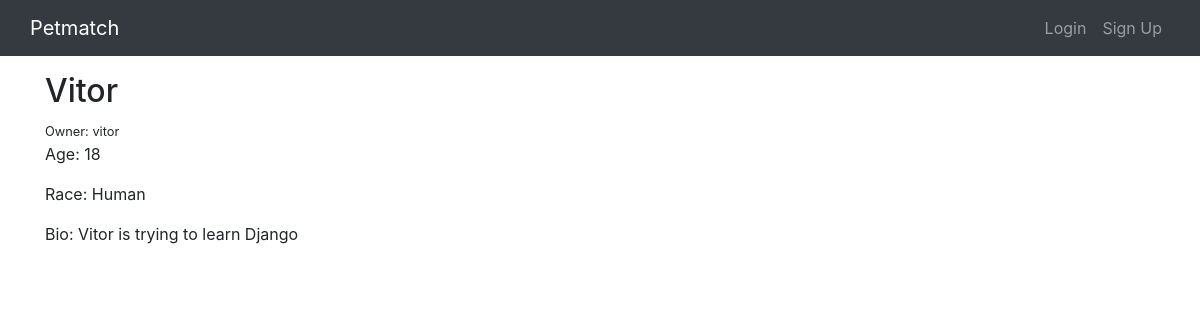
Screenshot of /pet/2 with the database file from the repository.
### petmatchapp/models.py (models this page shows, shortened)
class PetProfile(models.Model):
    name = models.CharField(max_length=30)
    author = models.ForeignKey(User, on_delete=models.CASCADE)
    age = models.IntegerField()
    race = models.CharField(max_length=30)
    bio = models.TextField()

### petmatchapp/views.py (the view)
# urls.py: path("pet/<int:pk>", views.PetDetailView.as_view(), name="pet_detail"),
class PetDetailView(DetailView):
    model = PetProfile
    template_name = "pet_details.html"
    context_object_name = 'PetProfile'

### templates/pet_details.html (shortened to what this page needs)
{% extends 'base.html' %}
{% block content %}
    <h2>{{PetProfile.name}}</h2>
    <small>Owner: {{PetProfile.author}}</small>
    <p>Age: {{PetProfile.age}}</p>
    <p>Race: {{PetProfile.race}}</p>
    <p>Bio: {{PetProfile.bio}}</p>
{% endblock %}

### rows the page displays
PetProfile: name "Vitor", author "vitor", age "18", race "Human", bio "Vitor is trying to learn Django"
